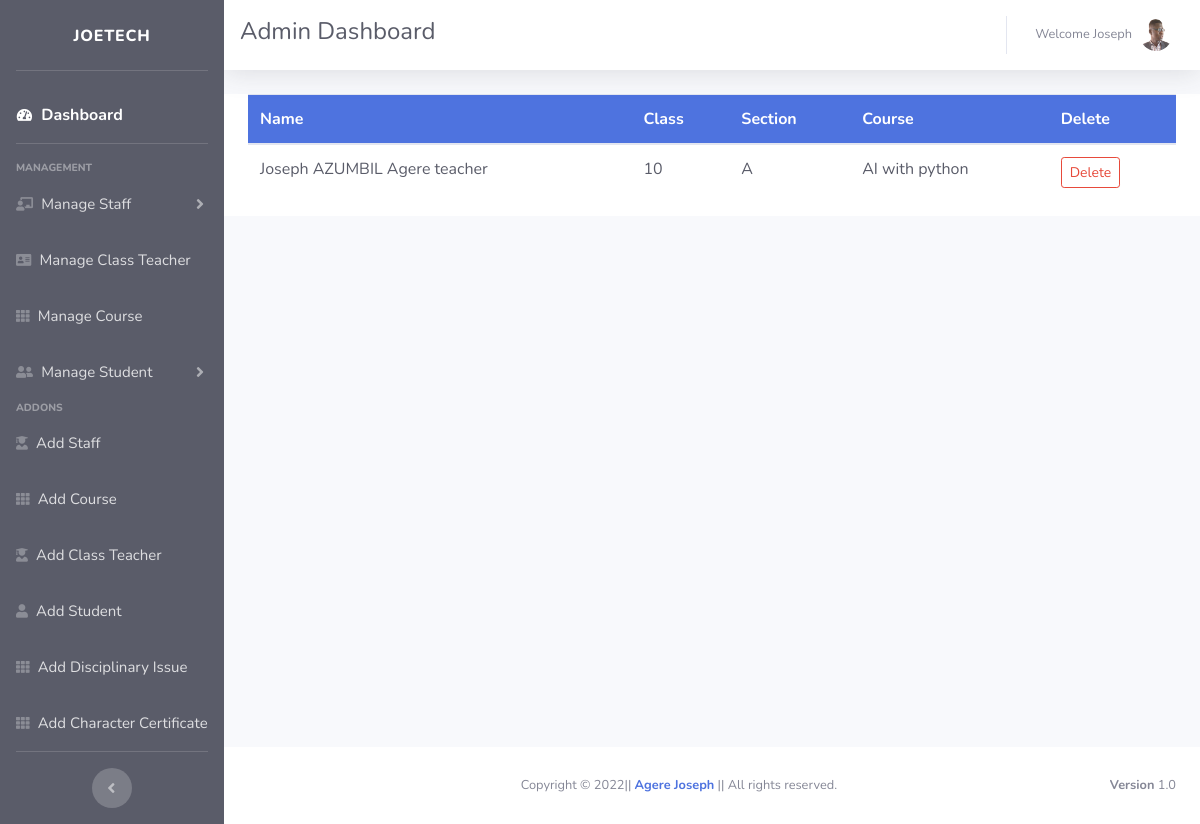
The app's page /class_teacher (signed in) with its own data.
### school_management_system_app/models.py (models this page shows, shortened)
class ClassTeacher(models.Model):
    name = models.ForeignKey(StaffDetail, on_delete=models.CASCADE)
    seven = '7'
    eight = '8'
    nine = '9'
    ten = '10'
    eleven = '11'
    twelve = '12'
    class_choices = [(seven, '7'), (eight, '8'), (nine, '9'),
                     (ten, '10'), (eleven, '11'), (twelve, '12')]
    standard = models.CharField(choices=class_choices, max_length=30)
    course = models.ForeignKey(Course, on_delete=models.CASCADE)
    A = 'A'
    B = 'B'
    C = 'C'
    D = 'D'
    E = 'E'
    section_choices = [(A, 'A'), (B, 'B'), (C, 'C'), (D, 'D'), (E, 'E')]
    section = models.CharField(choices=section_choices, max_length=30)

class StaffDetail(models.Model):
    Employee_ID = models.BigIntegerField(primary_key=True)
    name = models.CharField(max_length=50)
    GENDER_MALE = 'Male'
    GENDER_FEMALE = 'Female'
    GENDER_CHOICES = [(GENDER_MALE, 'Male'), (GENDER_FEMALE, 'Female')]
    gender = models.CharField(choices=GENDER_CHOICES,
                              max_length=30, blank=True)
    date_of_birth = models.DateField(
        auto_now=False, auto_now_add=False, blank=True)
    CID = models.CharField(max_length=11, unique=True, blank=True)
    Administration = 'Administration'
    TeachingStaff = 'Teaching Staff'
    NonTeachingStaff = 'Non Teaching Staff'
    SupportingStaff = 'Supporting Staff'
    Category_choices = [(Administration, 'Administration'),
                        (TeachingStaff, 'Teaching Staff'),
                        (NonTeachingStaff, 'Non Teaching Staff'),
                        (SupportingStaff, 'Supporting Staff'), ]
    category = models.CharField(
        choices=Category_choices, max_length=30, blank=True)
    position_title = models.CharField(max_length=50, blank=True)
    position_level = models.CharField(max_length=50, blank=True)
    grade = models.CharField(max_length=5, blank=True)
    appointment_date = models.DateField(
        auto_now=False, auto_now_add=False, blank=True)
    joining_date_of_present_school = models.DateField(
        auto_now=False, auto_now_add=False, blank=True)
    transfered_from = models.CharField(max_length=50, blank=True)
    Regular = 'Regular'
    Contract = 'Contract'
    Employment_choices = [(Regular, 'Regular'), (Contract, 'Contract')]
    Employment_type = models.CharField(
        choices=Employment_choices, max_length=30, blank=True)
    nationality = models.CharField(max_length=50, blank=True)
    subject = models.CharField(max_length=50, blank=True)
    qualification = models.TextField(blank=True)
    contact_number = models.CharField(
        max_length=8, blank=True)
    email = models.EmailField(blank=True, unique=True)
    permanent_address = models.TextField(blank=True)
    profile_pic = models.ImageField(
        upload_to="images/staff", default='/static/images/user.jpg', null=True, blank=True)
    def __str__(self):
        return '%s %s' % (self.name, self.position_title)

class Course(models.Model):
    course = models.CharField(max_length=100)
    def __str__(self):
        return self.course

### school_management_system_app/adm_views.py (the view)
# urls.py: path('class_teacher', adm_views.class_teacher, name='class_teacher'),
@login_required
def class_teacher(request):
    class_teacher = ClassTeacher.objects.all()
    return render(request, 'administrator/class_teacher.html', {'class_teacher':class_teacher})

### school_management_system_app/templates/administrator/class_teacher.html (shortened to what this page needs)
{% extends 'administrator/adm_base.html' %}
{% block content %}
<div class="container bg-white text-dark">
	<div class="table-responsive">
	  	<table class="table table-hover">
		    <thead class="bg-primary text-white">
		      <tr>
		        <th scope="col">Name</th>
		        <th scope="col">Class</th>
		        <th scope="col">Section</th>
		        <th scope="col">Course</th>
		        <th scope="col">Delete</th>
		      </tr>
		    </thead>
		    <tbody class="text-dark">
		    	{% for all_field in class_teacher%}
		      	<tr>
			        <td>{{all_field.name}}</td>
			        <td>{{all_field.standard}}</td>
			        <td>{{all_field.section}}</td>
			        <td>{{all_field.course}}</td>
			        <td>
			          <button
			            type="button"
			            class="btn btn-outline-danger btn-sm"
			            data-toggle="modal"
			            data-target="#deleteclassteacher{{all_field.id}}">
			            Delete
			          </button>
			        </td>
		     	</tr>
			      {% endfor %}
			</tbody>
		</table>
	</div>
</div>
{% endblock %}

### school_management_system_app/templates/administrator/adm_base.html (shortened to what this page needs)
{% load static %}
<!DOCTYPE html>
<html lang="en">
<head>
    <link href="{% static 'vendor/fontawesome-free/css/all.min.css' %}" rel="stylesheet" type="text/css">
    <link href="{% static 'css/sb-admin-2.min.css' %}" rel="stylesheet">
</head>
<body id="page-top">
    <div id="wrapper">
        <ul class="navbar-nav bg-dark sidebar sidebar-dark accordion" id="accordionSidebar">
            <a class="sidebar-brand align-items-center justify-content-center">
                <span>Joetech</span>
            </a>
            <hr class="sidebar-divider">
            <li class="nav-item active">
                <a class="nav-link" href="{% url 'adm_home' %}">
                    <i class="fas fa-fw fa-tachometer-alt"></i>
                    <span style="font-size: 16px">Dashboard</span></a>
            </li>
            <hr class="sidebar-divider">
            <div class="sidebar-heading">
                Management
            </div>
            <li class="nav-item">
                <a class="nav-link collapsed" href="#" data-toggle="collapse" data-target="#collapseTwo"
                    aria-expanded="true" aria-controls="collapseTwo">
                    <i class="fas fa-chalkboard-teacher"></i>
                    <span style="font-size: 15px">Manage Staff</span>
                </a>
            </li>
            <li class="nav-item">
                <a class="nav-link" href="{% url 'class_teacher' %}">
                    <i class="nav-icon fas fa-address-card"></i>
                    <span style="font-size: 15px">Manage Class Teacher</span></a>
            </li>
            <li class="nav-item">
                <a class="nav-link" href="{% url 'all_course' %}">
                    <i class="nav-icon fas fa-th"></i>
                    <span style="font-size: 15px">Manage Course</span></a>
            </li>
            <li class="nav-item">
                <a class="nav-link collapsed" href="#" data-toggle="collapse" data-target="#collapseUtilities"
                    aria-expanded="true" aria-controls="collapseUtilities">
                    <i class="nav-icon fas fa-user-friends"></i>
                    <span style="font-size: 15px">Manage Student</span>
                </a>
            </li>
            <div class="sidebar-heading">
                Addons
            </div>
            <li class="nav-item">
                <a class="nav-link" href="{% url 'add_staff' %}">
                    <i class="nav-icon fas fa-user-graduate"></i>
                    <span style="font-size: 15px">Add Staff</span></a>
            </li>
            <li class="nav-item">
                <a class="nav-link" href="{% url 'add_course' %}">
                    <i class="nav-icon fas fa-th"></i>
                    <span style="font-size: 15px">Add Course</span></a>
            </li>
            <li class="nav-item">
                <a class="nav-link" href="{% url 'add_class_teacher' %}">
                    <i class="nav-icon fas fa-user-graduate"></i>
                    <span style="font-size: 15px">Add Class Teacher</span></a>
            </li>
            <li class="nav-item">
                <a class="nav-link" href="{% url 'add_std' %}">
                    <i class="nav-icon fas fa-user"></i>
                    <span style="font-size: 15px">Add Student</span></a>
            </li>
            <li class="nav-item">
                <a class="nav-link" href="{% url 'disciplinaryissue' %}">
                    <i class="nav-icon fas fa-th"></i>
                    <span style="font-size: 15px">Add Disciplinary Issue</span></a>
            </li>
            <li class="nav-item">
                <a class="nav-link" href="{% url 'charactercertificate' %}">
                    <i class="nav-icon fas fa-th"></i>
                    <span style="font-size: 15px">Add Character Certificate</span></a>
            </li>
            <hr class="sidebar-divider d-none d-md-block">
            <div class="text-center d-none d-md-inline">
                <button class="rounded-circle border-0" id="sidebarToggle"></button>
            </div>
        </ul>
        <div id="content-wrapper" class="d-flex flex-column">
            <div id="content">
                <nav class="navbar navbar-expand topbar mb-4 static-top bg-white text-dark shadow">
                    <h4>Admin Dashboard</h4>
                    <ul class="navbar-nav ml-auto">
                        <li class="nav-item dropdown no-arrow">
                            <a class="nav-link dropdown-toggle" href="#" id="userDropdown" role="button"
                                data-toggle="dropdown" aria-haspopup="true" aria-expanded="false">
                                <span class="mr-2 d-lg-inline text-gray-600 small">Welcome {{user.username |capfirst}}</span>
                                <img class="img-profile rounded-circle"
                                    src="{% static 'images/jcs.png' %}">
                            </a>
                        </li>
                    </ul>
                </nav>
                {% block content %}
        		{% endblock %}
            </div>
            <footer class="sticky-footer bg-white">
                <div class="container my-auto">
                    <div class="copyright text-center my-auto">
                        <span>Copyright &copy; {% now "Y" %}|| <strong><a href="https://www.facebook.com/dawapenjor1994/">Agere Joseph</a></strong> || All rights reserved.</span>
                    	<div class="float-right d-none d-sm-inline-block">
                    		<b>Version</b> 1.0
                		</div>
                    </div>
                </div>
            </footer>
        </div>
    </div>
</body>
</html>

### records on screen
ClassTeacher: name "Joseph AZUMBIL Agere teacher", standard "10", section "A", course "AI with python"

### other values on screen
{{ user.username |capfirst }} "Joseph"
